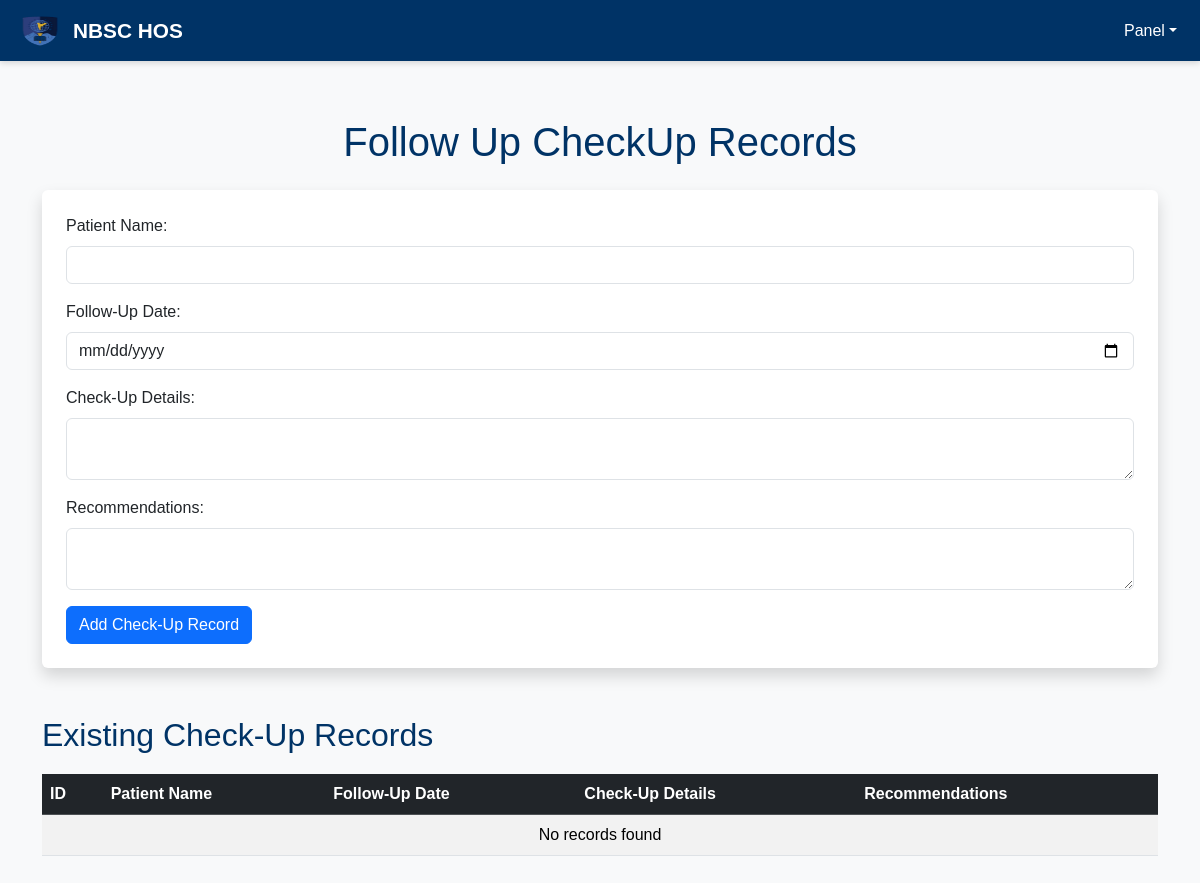
The app's page /nurse/follow_up_check_up.php, older data.
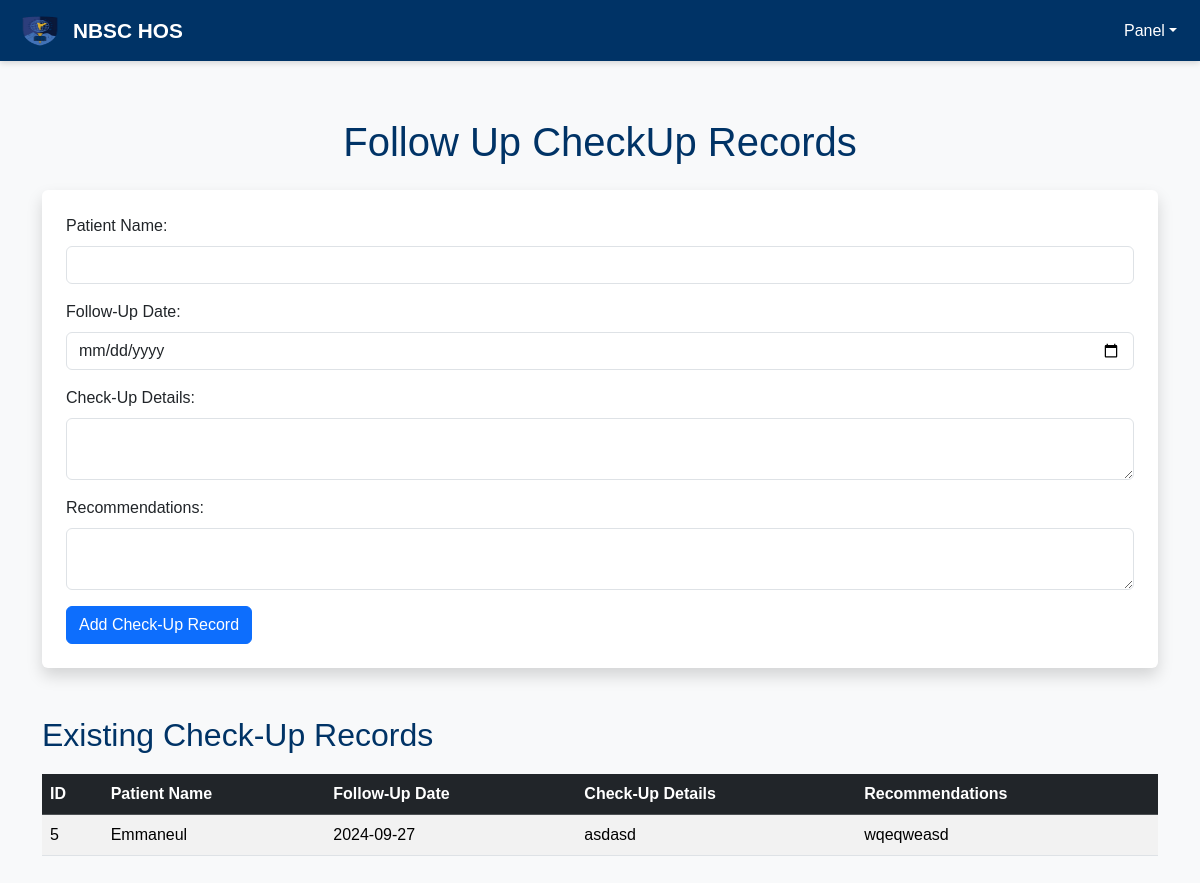
The same page, newer data.
### tables this page shows
CREATE TABLE `follow_up_checkup` (
  `id` int(11) NOT NULL,
  `follow_up_date` date DEFAULT NULL,
  `checkup_details` text DEFAULT NULL,
  `recommendations` text DEFAULT NULL,
  `patient_name` varchar(255) DEFAULT NULL,
  `patient_address` varchar(255) DEFAULT NULL
);

### nurse/follow_up_check_up.php (the view, shortened to what this page needs)
<?php
require_once '../config.php';
$sql = "SELECT * FROM follow_up_checkup";
$result = mysqli_query($link, $sql);
?>
<!DOCTYPE html>
<html lang="en">
<head>
    <link href="https://cdn.jsdelivr.net/npm/bootstrap@5.3.3/dist/css/bootstrap.min.css" rel="stylesheet">
    <link rel="stylesheet" href="../styles/followup.css">
</head>
<body class="bg-light">
    <nav class="navbar navbar-expand-lg navbar-dark navbar-custom">
        <a class="navbar-brand" href="#">
            <img src="../src/Nbsc_logo-removebg-preview.png" alt="NBSC HOS" width="50" height="50">
            NBSC HOS
        </a>
        <div class="collapse navbar-collapse" id="main_nav">
            <ul class="navbar-nav ms-auto mb-2 mb-lg-0">
                <li class="nav-item dropdown">
                    <a class="nav-link dropdown-toggle" href="#" id="navbarDropdown" role="button" data-bs-toggle="dropdown" aria-expanded="false">Panel</a>
                </li>
            </ul>
        </div>
    </nav>
    <div class="container my-5">
        <h1 class="text-center mb-4">Follow Up CheckUp Records</h1>
        <form method="POST" action="" class="bg-white p-4 rounded shadow">
            <div class="mb-3">
                <label for="patient_name" class="form-label">Patient Name:</label>
                <input type="text" class="form-control" name="patient_name" required>
            </div>
            <div class="mb-3">
                <label for="follow_up_date" class="form-label">Follow-Up Date:</label>
                <input type="date" class="form-control" name="follow_up_date" required>
            </div>
            <div class="mb-3">
                <label for="checkup_details" class="form-label">Check-Up Details:</label>
                <textarea class="form-control" name="checkup_details" required></textarea>
            </div>
            <div class="mb-3">
                <label for="recommendations" class="form-label">Recommendations:</label>
                <textarea class="form-control" name="recommendations" required></textarea>
            </div>
            <button type="submit" name="add_checkup" class="btn btn-primary">Add Check-Up Record</button>
        </form>
        <h2 class="mt-5">Existing Check-Up Records</h2>
        <div class="table-responsive">
            <table class="table table-striped table-hover">
                <thead class="table-dark">
                    <tr>
                        <th>ID</th>
                        <th>Patient Name</th>
                        <th>Follow-Up Date</th>
                        <th>Check-Up Details</th>
                        <th>Recommendations</th>
                    </tr>
                </thead>
                <tbody>
                    <?php if (mysqli_num_rows($result) > 0): ?>
                        <?php while($row = mysqli_fetch_assoc($result)): ?>
                            <tr>
                                <td><?php echo htmlspecialchars($row['id']); ?></td>
                                <td><?php echo htmlspecialchars($row['patient_name']); ?></td>
                                <td><?php echo htmlspecialchars($row['follow_up_date']); ?></td>
                                <td><?php echo htmlspecialchars($row['checkup_details']); ?></td>
                                <td><?php echo htmlspecialchars($row['recommendations']); ?></td>
                            </tr>
                        <?php endwhile; ?>
                    <?php else: ?>
                        <tr>
                            <td colspan="5" class="text-center">No records found</td>
                        </tr>
                    <?php endif; ?>
                </tbody>
            </table>
        </div>
    </div>
</body>
</html>

Row changes from the older to the newer data that the page shows:
added follow_up_checkup: id "5", patient_name "Emmaneul", follow_up_date "2024-09-27", checkup_details "asdasd", recommendations "wqeqweasd"
Text that changed along with them:
text no longer shown: "No records found"
